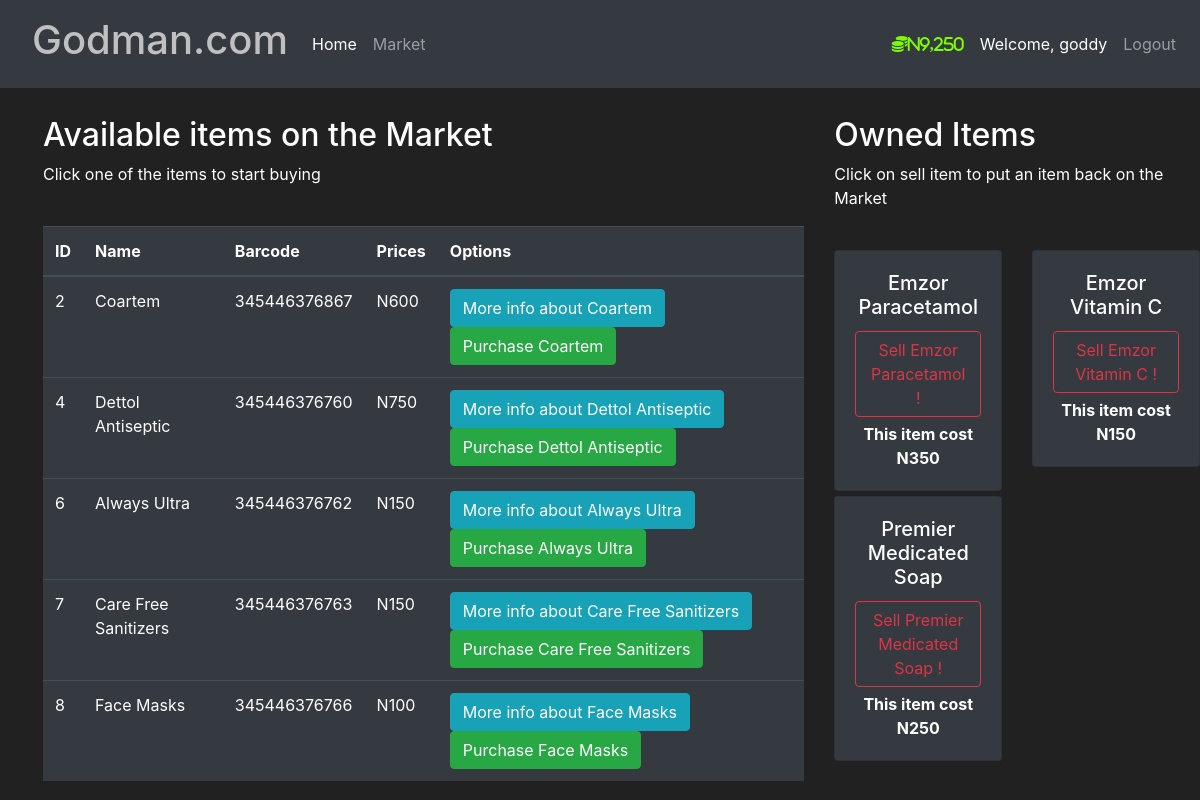
The app's page /market (signed in) with its own data.
### Market/model.py (models this page shows, shortened)
class User(db.Model, UserMixin):
    id = db.Column(db.Integer(), primary_key=True)
    username = db.Column(db.String(), nullable=False, unique=True)
    email_address = db.Column(db.String(), nullable=False, unique=True)
    password_hash = db.Column(db.String(length=60), nullable=False)
    budget = db.Column(db.Integer(), nullable=False, default=1000)
    items = db.relationship('Item', backref='owned_user', lazy=True)
    @property
    def prettier_budget(self):
        if len(str(self.budget)) >= 4:
            return f'{str(self.budget)[:-3]},{str(self.budget)[-3:]}'
        else:
            return f'{self.budget}'
    @property
    def password(self):
        return self.password

class Item(db.Model):
    id = db.Column(db.Integer(), primary_key=True)
    name = db.Column(db.String(length=30), nullable=False, unique=True)
    price = db.Column(db.Integer(), nullable=False)
    barcode = db.Column(db.String(length=12), nullable=False, unique=True)
    description = db.Column(db.String(), nullable=False, unique=True)
    owner = db.Column(db.Integer(), db.ForeignKey('user.id'))

### Market/routes.py (the view, shortened to what this page needs)
@app.route('/market', methods=['GET', 'POST'])
@login_required
def market_page():
    purchase_form = PurchaseItemForm()
    selling_form = SellItemForm()
    if request.method == 'GET':
        items = Item.query.filter_by(owner=None)
        owned_items = Item.query.filter_by(owner=current_user.id)
        return render_template('market.html', items=items, purchase_form=purchase_form, owned_items=owned_items,
                               selling_form=selling_form)

### Market/model.py (called while the page is built)
@login_manager.user_loader
def load_user(user_id):
    return User.query.get(int(user_id))

### Market/templates/market.html (shortened to what this page needs)
{% extends 'base.html' %}
{% block content %}
<div class="row" style="margin-top:28px; margin-left:28px">
   <div class="col-8">
       <h2>Available items on the Market</h2>
       <p>Click one of the items to start buying</p>
       <br>
      <table class="table table-hover table-dark">
         <thead>
            <tr>
               <th scope="col">ID</th>
               <th scope="col">Name</th>
               <th scope="col">Barcode</th>
               <th scope="col">Prices</th>
               <th scope="col">Options</th>
            </tr>
         </thead>
         <tbody>
            {% for item in items %}
            <tr>
               <td>{{ item.id }}</td>
               <td>{{ item.name }}</td>
               <td>{{ item.barcode }}</td>
               <td>N{{ item.price }}</td>
               <td>
                  <button class="btn btn-outline btn-info" data-toggle="modal" data-target="#Modal-MoreInfo-{{ item.id }}">More info about {{ item.name }} </button>
                  <button class="btn btn-outline btn-success"  data-toggle="modal" data-target="#Modal-PurchaseConfirm-{{ item.id }}">Purchase {{ item.name }}</button>
               </td>
            </tr>
            {% endfor %}
         </tbody>
      </table>
   </div>
   <div class="col-4">
       <h2>Owned Items</h2>
       <p>Click on sell item to put an item back on the Market</p>
       <br>
      <div class="row">
         {% for owned_item in owned_items %}
         <div class="col-md-6">
            <div style="margin-bottom: 5px" class="card text-center bg-dark">
               <div class="card-body">
                  <h5 class="card-title">{{ owned_item.name }}</h5>
                  <button type="button" class="btn btn-outline-danger" style="margin-bottom: 5px"
                          data-toggle="modal" data-target="#Modal-SellingConfirm-{{ owned_item.id }}">
                     Sell {{ owned_item.name}} !
                  </button>
                  <p class="card-text"><strong>
                     This item cost N{{ owned_item.price }}
                  </strong></p>
               </div>
            </div>
         </div>
         {% endfor %}
      </div>
   </div>
</div>
{% endblock %}

### Market/templates/base.html (shortened to what this page needs)
<!doctype html>
<html lang="en">
   <head>
      <link rel="stylesheet" href="https://cdn.jsdelivr.net/npm/bootstrap@4.5.3/dist/css/bootstrap.min.css">
   </head>
   <body>
   <nav class="navbar navbar-expand-md navbar-dark bg-dark">
      <a class="nav-link" style="color: silver; font-weight: bold">
         <h1>Godman.com</h1>
      </a>
      <div class="collapse navbar-collapse" id="navbarNav">
         <ul class="navbar-nav mr-auto">
            <li class="nav-item active">
               <a class="nav-link" href="{{ url_for('home_page') }}">Home <span class="sr-only">(current)</span></a>
            </li>
            <li class="nav-item">
               <a class="nav-link" href="{{ url_for('market_page') }}">Market</a>
            </li>
         </ul>
         {% if current_user.is_authenticated %}
         <ul class="navbar-nav">
            <li class="nav-item">
               <a class="nav-link" style="color: lawngreen; font-weight: bold">
                  <i class="fas fa-coins">N{{ current_user.prettier_budget }}</i>
               </a>
            </li>
            <li class="nav-item active">
               <a class="nav-link">Welcome, {{ current_user.username }}</a>
            </li>
            <li class="nav-item">
               <a class="nav-link" href="{{ url_for('logout_page') }}">Logout</a>
            </li>
         </ul>
         {% endif %}
      </div>
   </nav>
   {% block content %}
   {% endblock %}
   </body>
</html>

### Market/templates/base.html (style rules this page uses)
body { background-color: #212121; color: white }

### records on screen
User: prettier_budget "9,250", username "goddy"
Item: id "2", name "Coartem", barcode "345446376867", price "600"
Item: id "4", name "Dettol Antiseptic", barcode "345446376760", price "750"
Item: id "6", name "Always Ultra", barcode "345446376762", price "150"
Item: id "7", name "Care Free Sanitizers", barcode "345446376763", price "150"
Item: id "8", name "Face Masks", barcode "345446376766", price "100"
Item: name "Emzor Paracetamol", price "350"
Item: name "Emzor Vitamin C", price "150"
Item: name "Premier Medicated Soap", price "250"
